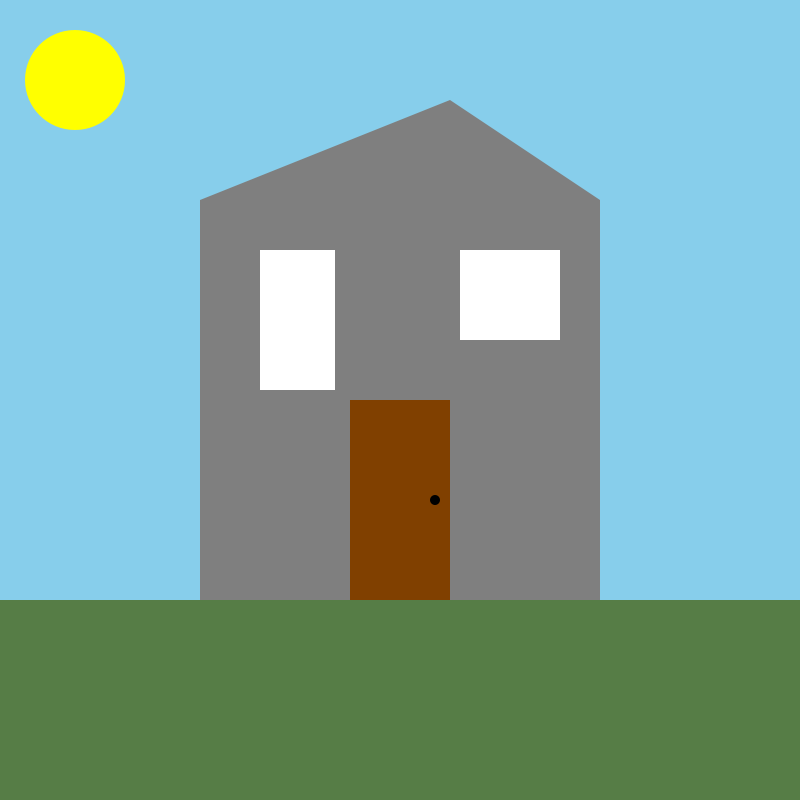
Frame 1 (no input)
Frame 60 (the mouse pressed at the canvas centre just before this capture): identical to frame 1, image omitted
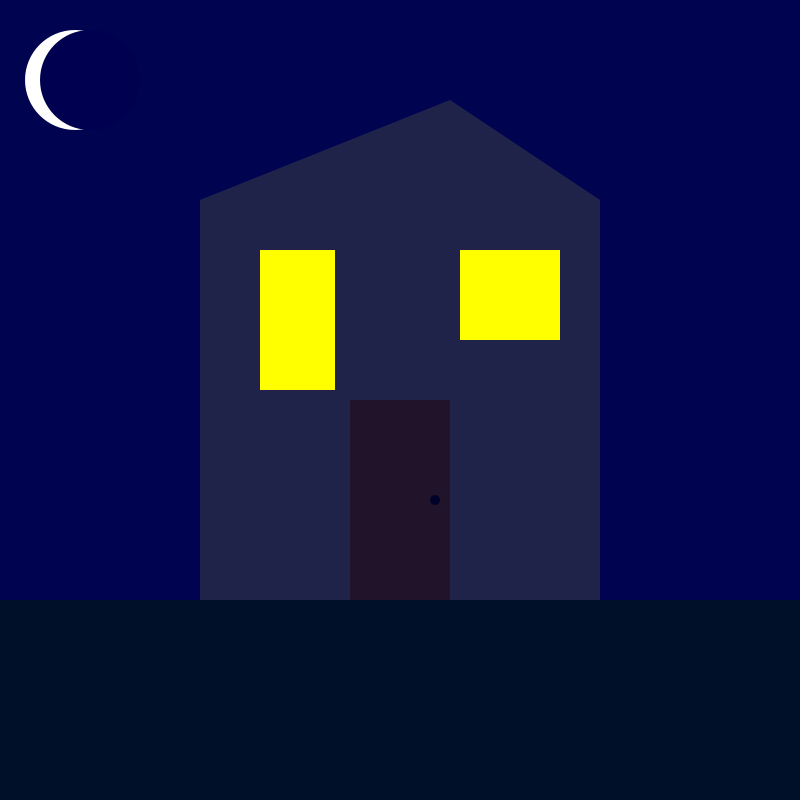
Frame 120 (the mouse held since frame 60 and released just before this capture)

The Processing sketch that drew these frames (run headless with seeded random() and noise(); from frame 60 on, the mouse is pressed at the canvas centre):

// Processing sketch: NightFall
// ── NightFall.pde
void setup()
{
  size(800, 800);
}



void moonFilter()
{
  noStroke();
  fill(0, 0, 80);
  ellipse(90, 80, 100, 100);
}
void Sky()
{
  noStroke();
  fill(135, 206, 235);
  rect(0, 0, width, height);
}
void nSky()
{
  noStroke();
  fill(0, 0, 153);
  rect(0, 0, width, height);
}
void grass()
{
  //noStroke();
  fill(86, 125, 70);
  rect(0, 600, 800, 250);
}
void house()
{
  fill(127);
  rect(200, 200, 400, 400);
  triangle(200, 200, 450, 100, 600, 200);
  //houseDetail
  fill(128, 64, 0);
  rect(350, 400, 100, 200);
  fill(0);
  ellipse(435, 500, 10, 10);
}
void sun() {
  fill(255, 255, 0);
  ellipse(75, 80, 100, 100);
}
void moon()
{
  fill(255, 255, 255);
  ellipse(75, 80, 100, 100);
  noStroke();
}


void onNight() {
  nSky();
  //dark grass
  fill(0, 51, 0);
  rect(0, 600, 800, 250);
  house();

  fill(0, 4, 55, 190);
  rect(0, 0, width, height);
}
void onDay()
{
  Sky();
  grass();
  house();
}






void draw()
{
  if (mousePressed)
  {
    onNight();
    moon();
    moonFilter();

    fill(255, 255, 0);
    rect(260, 250, 75, 140);
    rect(460, 250, 100, 90);
  } else {
    onDay();
    sun();
    fill(255, 255, 255);
    rect(260, 250, 75, 140);
    rect(460, 250, 100, 90);
  }
}
